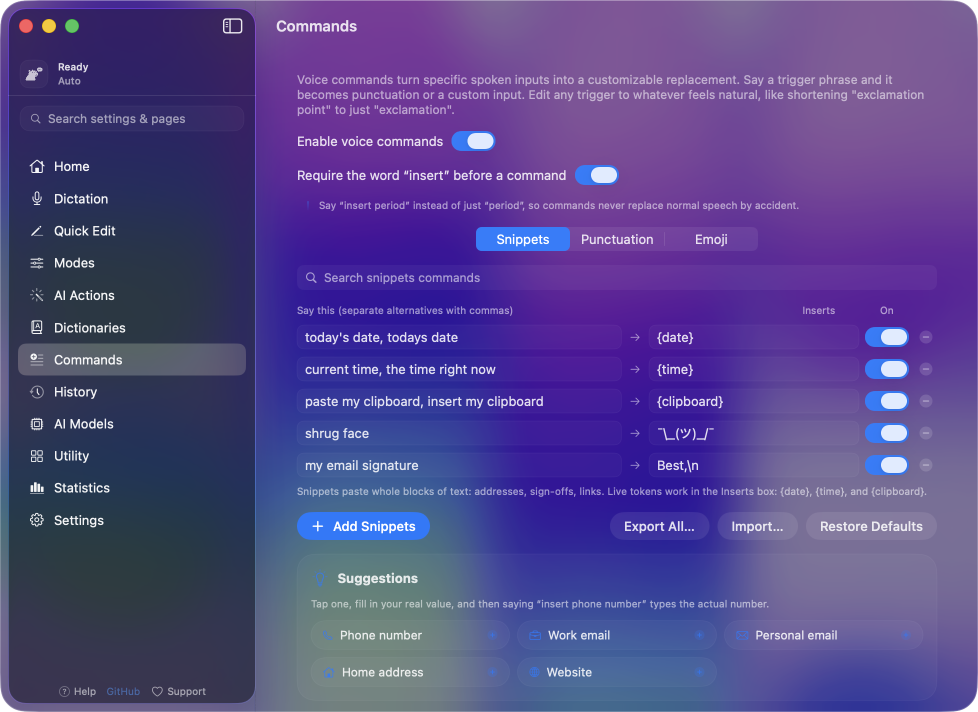
#> input picture Marketing/shots-v3/page-commands.png, 1956 x 1424 px, given as the content of the folder ../shots-v3/page-commands.png, which was not available (shown at 1/2 size)
$ python gif_build.py ../shots-v3/page-commands.png ../shots-v3/midclose-compact.png 1.0
#> lines starting #> are read from the running program, lines starting #| are printed output that depends on the picture; pictures that were not available may be replaced by others from this repository, and a replacement may not be noted
#!/usr/bin/env python3
"""Assemble a feature GIF from transparent window frames (-l captures):
composites each frame onto a soft brand-gradient backdrop, then writes an
optimized looping GIF. Usage: gif_build.py <framesdir> <out.gif> [fps]"""
import os, sys, glob
from PIL import Image, ImageFilter, ImageDraw

frames_dir, out = sys.argv[1], sys.argv[2]
fps = float(sys.argv[3]) if len(sys.argv) > 3 else 9

files = sorted(glob.glob(os.path.join(frames_dir, "*.png")))
assert files, "no frames"
first = Image.open(files[0]).convert("RGBA")
#> first is the input picture: PIL image 1956x1424 RGBA; mean R, G, B, A 84.9, 71.2, 138, 254.8
bb = None
for f in files:  # union bbox so the gif never crops motion
    b = Image.open(f).convert("RGBA").getbbox()
#> b = (0, 0, 1956, 1424)
    if b:
        bb = b if bb is None else (min(bb[0],b[0]), min(bb[1],b[1]), max(bb[2],b[2]), max(bb[3],b[3]))
#> bb = (0, 0, 1956, 1424)
pad = 46
bb = (max(0, bb[0]-pad), max(0, bb[1]-pad), min(first.width, bb[2]+pad), min(first.height, bb[3]+pad))
w, h = bb[2]-bb[0], bb[3]-bb[1]
#> w = 1956; h = 1424

# the backdrop: vertical purple-blue gradient with a blurred glow blob - reads like glass
col = Image.new("RGB", (1, h))
for y in range(h):
    t = y / h
    col.putpixel((0, y), (int(84+40*t), int(70+30*t), int(180-30*t)))
#> this loop made 1424 passes
#> t on passes 1 to 3: 0, 0.000702, 0.0014
bg = col.resize((w, h))
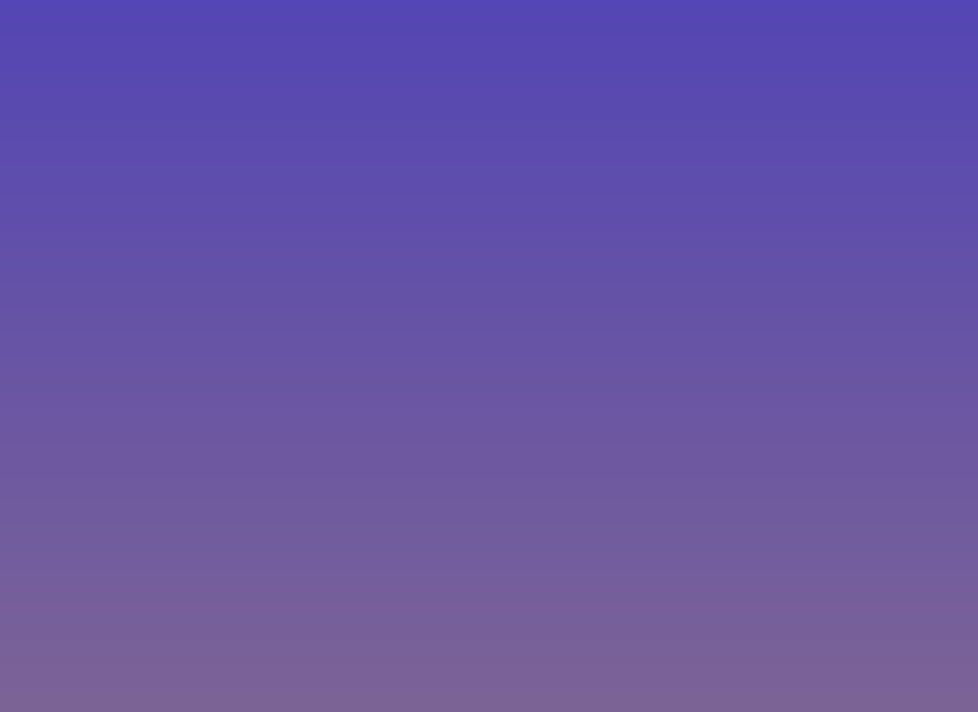
#> bg: PIL image 1956x1424 RGB (shown at 1/2 size); mean R, G, B 103.5, 84.5, 164.5
d = ImageDraw.Draw(bg, "RGBA")
d.ellipse([w*0.15, h*0.05, w*0.85, h*0.9], fill=(140, 120, 255, 90))
bg = bg.filter(ImageFilter.GaussianBlur(60)).convert("RGBA")
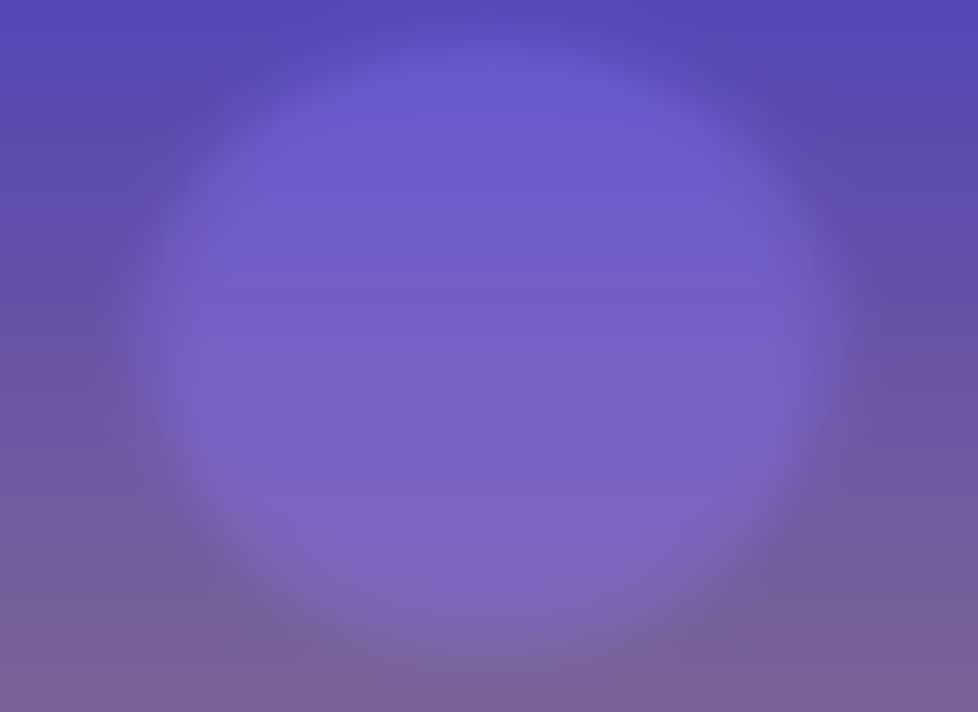
#> bg: PIL image 1956x1424 RGBA (shown at 1/2 size); mean R, G, B, A 109.7, 90.5, 179.3, 255

out_frames = []
for f in files:
    fr = Image.open(f).convert("RGBA").crop(bb)
    frame = bg.copy()
    frame.alpha_composite(fr)
    if frame.width > 900:
        frame = frame.resize((900, int(frame.height*900/frame.width)), Image.LANCZOS)
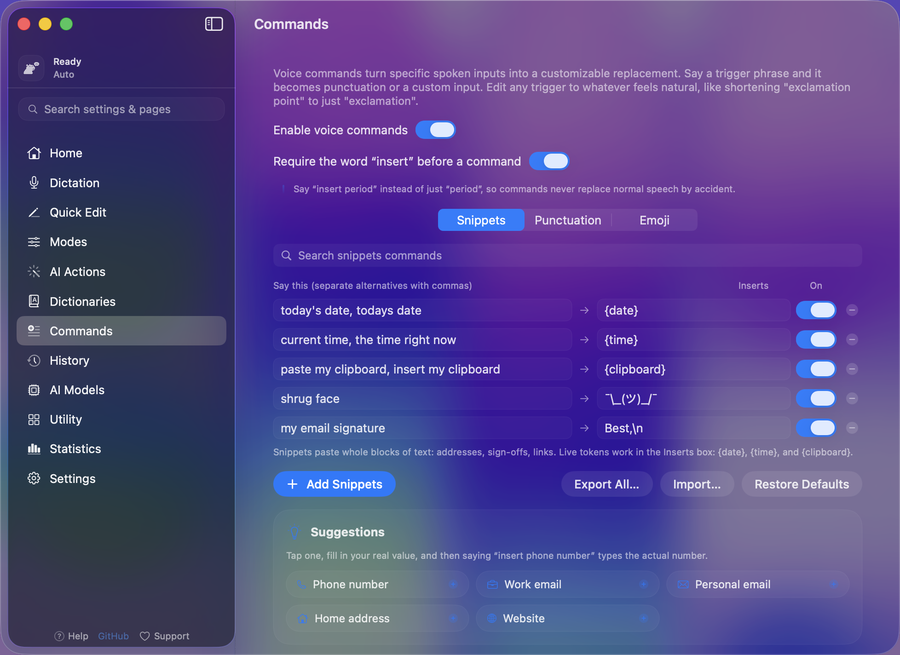
#> frame: PIL image 900x655 RGBA; mean R, G, B, A 84.8, 71.1, 138, 255
    out_frames.append(frame.convert("P", palette=Image.ADAPTIVE, colors=255))
out_frames[0].save(out, save_all=True, append_images=out_frames[1:],
                   duration=int(1000/fps), loop=0, disposal=2)
print("wrote", out, len(out_frames), "frames", out_frames[0].size)
#| wrote ../shots-v3/midclose-compact.png 1 frames (900, 655)
